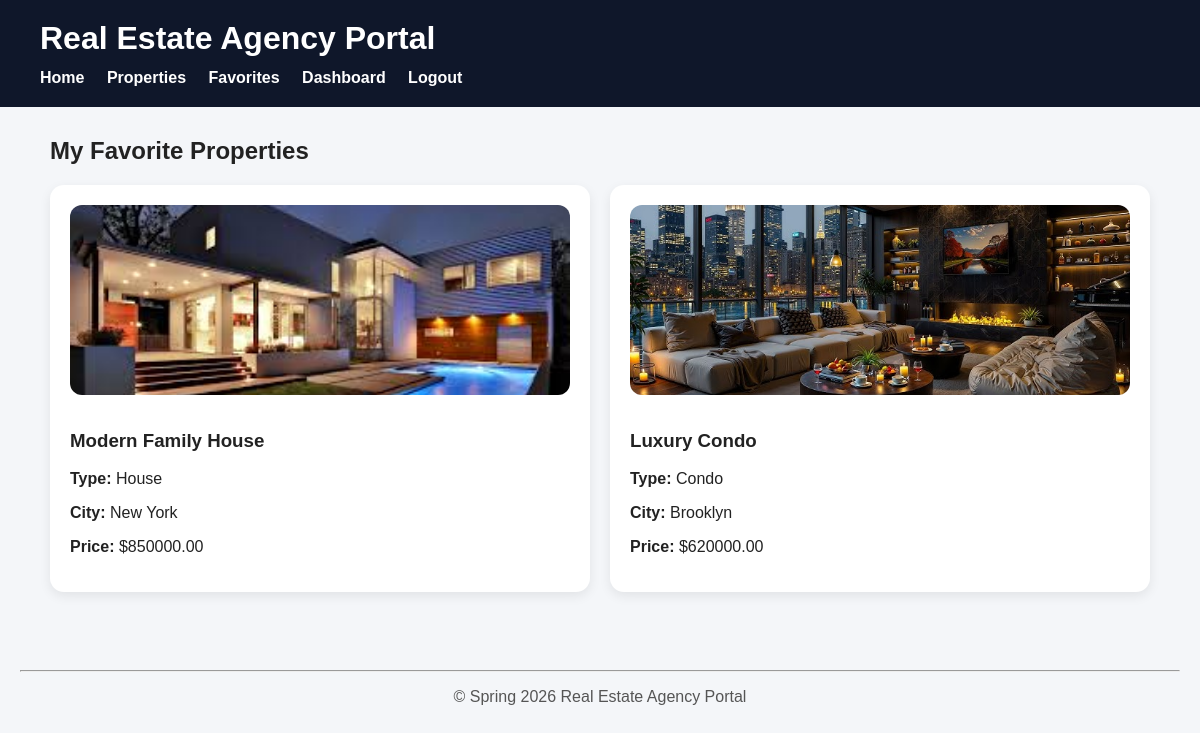
Page /favorites.php (signed in) on the committed database.
### tables this page shows
CREATE TABLE Properties (
    propertyId INT NOT NULL UNIQUE AUTO_INCREMENT,
    title VARCHAR(100) NOT NULL,
    propertyType VARCHAR(50) NOT NULL,
    address VARCHAR(200) NOT NULL,
    city VARCHAR(100) NOT NULL,
    price DECIMAL(12,2) NOT NULL,
    status ENUM('available', 'sold', 'rented') NOT NULL DEFAULT 'available',
    imagePath VARCHAR(255) DEFAULT 'assets/images/property1.jpg',
    agentId INT NOT NULL,
    PRIMARY KEY (propertyId),
    FOREIGN KEY (agentId) REFERENCES Users(userId)
);

### favorites.php (the view, shortened to what this page needs)
<?php
$user = $_SESSION['user'];
$db = new RealEstateDatabase();
$conn = $db->getConnection();
$stmt = $conn->prepare(
    "SELECT
        p.*
    FROM Favorites f
    JOIN Properties p
    ON f.propertyId = p.propertyId
    WHERE f.userId = ?"
);
$stmt->execute([
    $user['userId']
]);
$favorites = $stmt->fetchAll();
?>
<?php include 'includes/header.php'; ?>
<h2>My Favorite Properties</h2>
<?php if (!$favorites): ?>
    <p>No favorite properties yet.</p>
<?php else: ?>
    <div class="property-grid">
    <?php foreach ($favorites as $property): ?>
        <div class="card">
            <img
                class="property-img"
                src="<?= htmlspecialchars($property['imagePath']) ?>"
                alt="Property Image"
            >
            <h3>
                <?= htmlspecialchars($property['title']) ?>
            </h3>
            <p>
                <strong>Type:</strong>
                <?= htmlspecialchars($property['propertyType']) ?>
            </p>
            <p>
                <strong>City:</strong>
                <?= htmlspecialchars($property['city']) ?>
            </p>
            <p>
                <strong>Price:</strong>
                $<?= htmlspecialchars($property['price']) ?>
            </p>
        </div>
    <?php endforeach; ?>
    </div>
<?php endif; ?>
<?php include 'includes/footer.php'; ?>

### assets/style.css (style rules this page uses)
body { font-family: Arial, sans-serif; margin: 0; background-color: #f4f6f9; color: #222; }
.card { background: white; border-radius: 14px; padding: 20px; margin-bottom: 20px; box-shadow: 0 4px 12px rgba(0,0,0,0.08); }
.property-grid { display: grid; grid-template-columns: repeat(auto-fit, minmax(260px, 1fr)); gap: 20px; }
.property-img { width: 100%; height: 190px; object-fit: cover; border-radius: 12px; margin-bottom: 12px; }

### rows in the picture
properties: imagePath (picture), title "Modern Family House", propertyType "House", city "New York", price "850000.00"
properties: imagePath (picture), title "Luxury Condo", propertyType "Condo", city "Brooklyn", price "620000.00"
